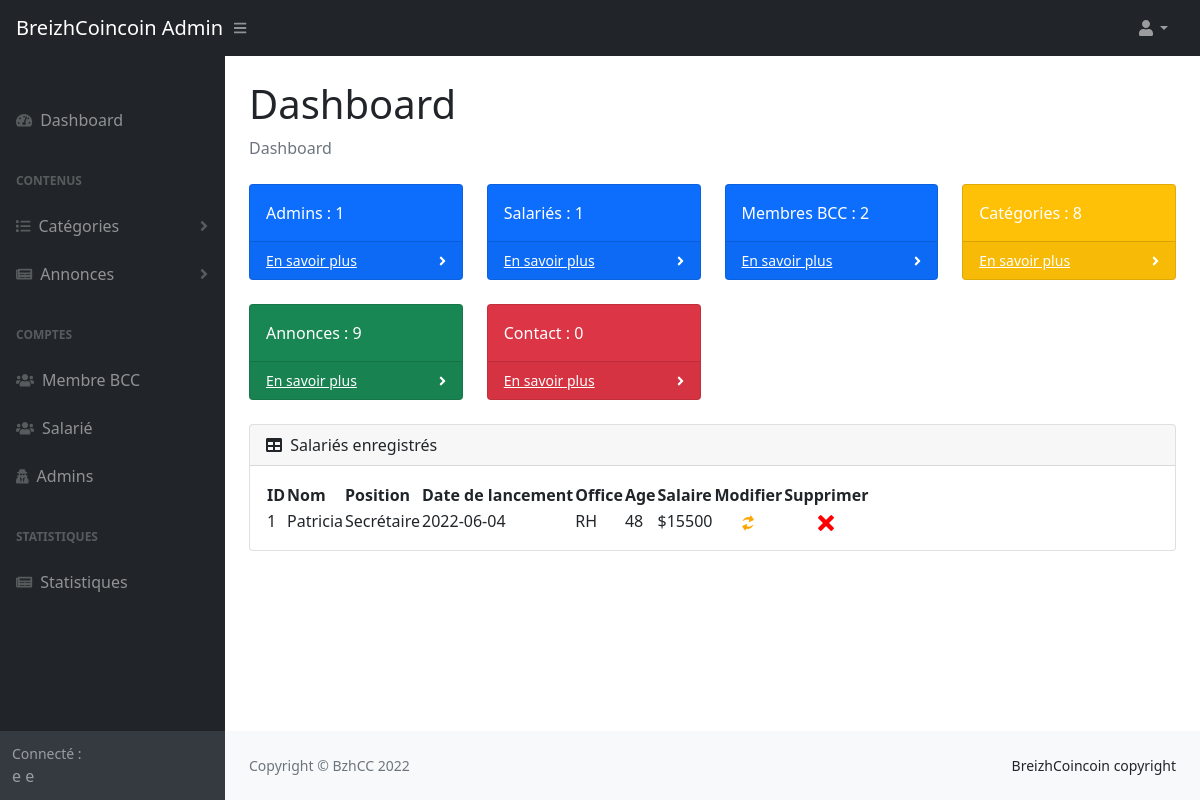
Page /manager/index.php (signed in) on the committed database.
### tables this page shows
CREATE TABLE `salarie` (
  `id` int(11) NOT NULL,
  `nom` varchar(20) NOT NULL,
  `position` varchar(20) NOT NULL,
  `startdate` date NOT NULL,
  `office` varchar(30) NOT NULL,
  `age` int(3) NOT NULL,
  `salary` int(10) NOT NULL
);

### manager/list_membres1.php (the view, shortened to what this page needs)
<?php
                                    $serveur = "localhost";
                                    $login = "root";
                                    $pass = "root";
                                    try{
                                        $connexion = new PDO("mysql:host=$serveur;dbname=cours", $login, $pass);
                                        $connexion -> setAttribute(PDO::ATTR_ERRMODE, PDO::ERRMODE_EXCEPTION);
                                        $requete1 =  "SELECT id,nom,position,startdate,office,age,salary FROM salarie";
                                        echo "<table id='datatablesSimple'>";
                                        echo "<thead>";
                                        echo "  <tr>
                                                    <td>
                                                        <b>ID</b>
                                                    </td>
                                                    <td>
                                                        <b>Nom</b>
                                                    </td>
                                                    <td>
                                                        <b>Position</b>
                                                    </td>
                                                    <td>
                                                        <b>Date de lancement</b>
                                                    </td>
                                                    <td>
                                                        <b>Office</b>
                                                    </td>
                                                    <td>
                                                        <b>Age</b>
                                                    </td>
                                                    <td>
                                                        <b>Salaire</b>
                                                    </td>
                                                    <td>
                                                        <b>Modifier</b>
                                                    </td>
                                                    <td>
                                                        <b>Supprimer</b>
                                                    </td>
                                                </tr>";
                                            echo "</thead>";
                                            echo "<tbody>";
                                        foreach($connexion->query($requete1) as $row){
                                            echo "<td>" . $row['id'] . "</td>";
                                            echo "<td>" . $row['nom'] . "</td>";
                                            echo "<td>" . $row['position'] . "</td>";
                                            echo "<td>" . $row['startdate'] . "</td>";
                                            echo "<td>" . $row['office'] . "</td>";
                                            echo "<td>" . $row['age'] . "</td>";
                                            echo "<td> $" . $row['salary'] . "</td>";
                                            echo '<td style="text-align:center"><a href="membre_modifier.php?id='.$row['id'].'"><img src="images/modif.png" alt="Modifier"/></a></td>';
                                            echo '<td style="text-align:center"><a href="membre_supprimer.php?id='.$row['id'].'"><img src="images/croix.png" alt="Efface"/></a></td></tr>';
                                        }
                                        echo "</tbody>";
                                        echo "</table>";
                                    }
                                    catch (PDOException $e){
                                        echo 'Echec : ' .$e->getMessage();
                                    }
                                ?>

### rows in the picture
salarie: id "1", nom "Patricia", position "Secrétaire", startdate "2022-06-04", office "RH", age "48", salary "15500"

### other values in the picture
$_SESSION['prenom'] "e"
$_SESSION['nom'] "e"
$num_of_rowsad "1"
$num_of_rowssalarie "1"
$num_of_rowsmembre "2"
$num_of_rowscategorie "8"
$num_of_rowsan "9"
$num_of_rowscon "0"
